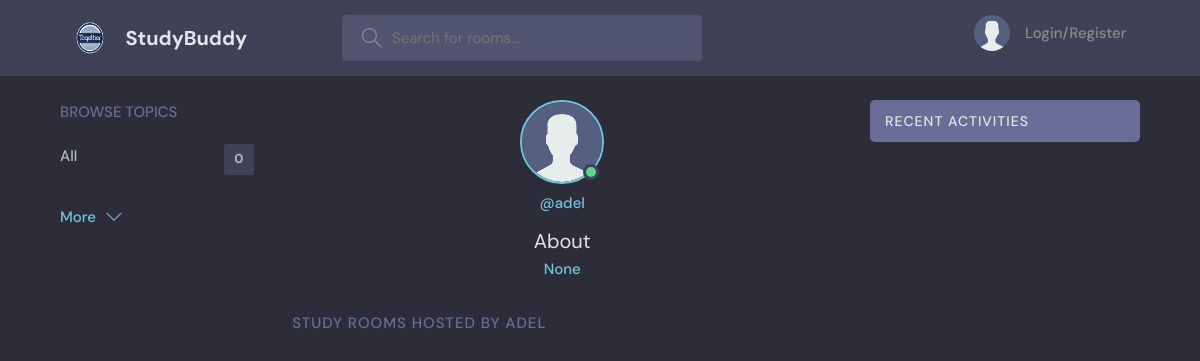
The app's page /profile/1 with its own data.
### main/models.py (models this page shows)
class User(AbstractUser):
    name = models.CharField(max_length=200, null=True)
    email = models.EmailField(unique=True, null=True)
    bio = models.TextField(null=True)
    avatar = models.ImageField(null=True, default='avatar.svg')
    REQUIRED_FIELDS = []

### main/views.py (the view)
# urls.py: path('profile/<str:pk>', views.profile, name='profile'),
def profile(request, pk):
    user = User.objects.get(id=pk)
    topics = Topic.objects.all()
    room_messages = user.message_set.all()
    rooms = user.room_set.all()
    context = {
        'user': user,
        'topics': topics,
        'room_messages': room_messages,
        'rooms': rooms
    }
    return render(request, 'main/profile.html', context)

### main/templates/main/profile.html (shortened to what this page needs)
{% extends 'main/main.html' %}
{% block content %}
  <main class="profile-page layout layout--3">
    <div class="container">
        {% include 'main/topics_component.html' %}
      <div class="roomList">
        <div class="profile">
          <div class="profile__avatar">
            <div class="avatar avatar--large active">
              <img src="{{ user.avatar.url }}" />
            </div>
          </div>
          <div class="profile__info">
            <p>@{{ user.username }}</p>
            <h3>About</h3>
            <p>
              {{ user.bio }}
            </p>
          </div>
        </div>
        <div class="roomList__header">
          <div>
            <h2>Study Rooms Hosted by {{ user.username }}</a>
            </h2>
          </div>
        </div>
      </div>
        {% include 'main/activity_component.html' %}
    </div>
  </main>
{% endblock %}

### static/styles/style.css (style rules this page uses)
:root { --color-main: #71c6dd; --color-main-light: #e1f6fb; --color-dark: #3f4156; --color-dark-medium: #51546e; --color-dark-light: #696d97; --color-light: #e5e5e5; --color-gray: #8b8b8b; --color-light-gray: #b2bdbd; --color-bg: #2d2d39; --color-success: #5dd693; --color-error: #fc4b0b; }
* { font-family: "DM Sans", -apple-system, BlinkMacSystemFont, "Segoe UI", Roboto, Oxygen, Ubuntu, Cantarell, "Open Sans", "Helvetica Neue", sans-serif; margin: 0; padding: 0; box-sizing: border-box; text-rendering: optimizeLegibility; font-size: inherit; }
html { font-size: 56.25%; }
@media only screen and (min-width: 1200px) { html { font-size: 62.5%; } }
body { line-height: 1.6; font-weight: 400; font-size: 1.5rem; color: var(--color-light-gray); background-color: var(--color-bg); min-height: 100vh; }
img { width: 100%; }
.container { max-width: 120rem; width: 90%; margin: auto; }
.avatar { position: relative; display: inline-block; border-radius: 50%; border: 2px solid var(--color-main); }
.avatar img { display: block; border-radius: 50%; object-fit: cover; object-position: center; }
.avatar::after { content: ""; display: block; position: absolute; background-color: var(--color-gray); z-index: 111; border-radius: 50%; border: 0.3rem solid var(--color-dark); }
.avatar.active::after { background-color: var(--color-success); }
.avatar.avatar--large img { display: block; width: 8rem; height: 8rem; border-radius: 50%; }
.avatar.avatar--large:after { width: 1rem; height: 1rem; bottom: 2px; right: 3.5px; }
.layout { margin-top: 2.4rem; }
.layout > .container { display: flex; justify-content: space-between; align-items: flex-start; }
.layout--3 > .container > div:nth-child(2) { flex-basis: 50%; }
.roomList__header { display: flex; justify-content: space-between; align-items: center; margin-bottom: 2.4rem; }
.roomList__header h2 { text-transform: uppercase; font-weight: 500; color: var(--color-light); letter-spacing: 1px; }
.profile { margin-bottom: 3rem; }
.profile__avatar { text-align: center; }
.profile__info { text-align: center; }
.profile__info h3 { font-size: 2rem; color: var(--color-light); font-weight: 400; }
.profile__info p { color: var(--color-main); font-weight: 500; margin-bottom: 1rem; }
.profile-page .roomList__header { margin-bottom: 1.5rem; }
.profile-page .roomList__header h2 { color: var(--color-dark-light); }

### records on screen
User: avatar (placeholder picture), username "adel", bio "None", username "ADEL"

### other values on screen
{{ topics.count }} "0"
